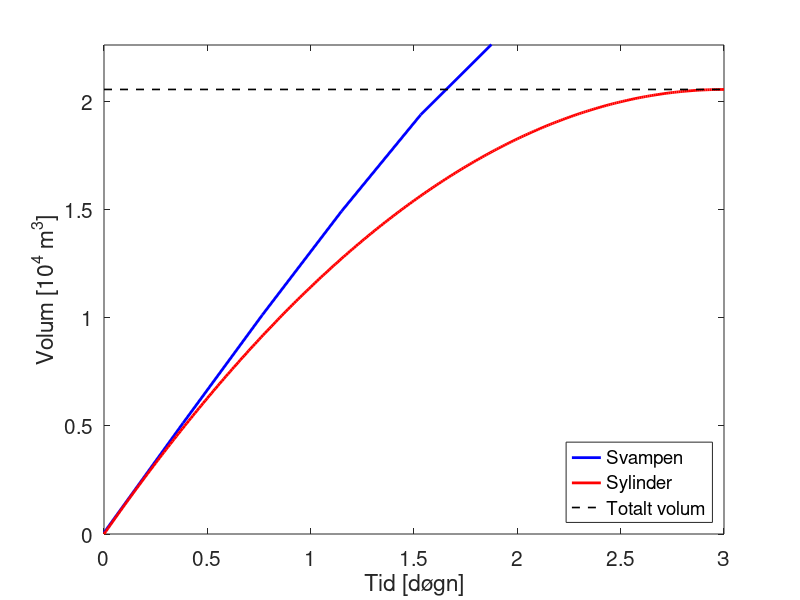

This chart was generated by the following MATLAB code:
% Skript som reknar ut vassforbruket som funksjon av tid for ein
% tank som blir tømd. 
% Profilen til tanken er gitt ved R(x) under.
% Vi tar utgongspunkt i Torrichellis lov, V'(t) = -k sqrt(h), for
% å bestemme høgda som funksjona av tid, som vi i sin tur brukar
% til å bestemme volumet av det som har runne ut ved integrasjon.

% Startkrav:
t0=0;
tf=1.9160;
h0=60;
t=t0; h=h0; Volum=0;

% Parametrar
Vtot=2.0547e+04;
% Konstanten k:
k=2*Vtot/(3*sqrt(h0));

% Profil-funksjon
R=@(x) 5+4/(1+exp((35-x)/1.5))*(sqrt(x)-sqrt(30))^2;
% Høgresida i differensaillikninga h'=F(h)
F=@(x) -k*sqrt(x)/(pi*R(x)^2);

% Oppdeling i Eulers-metode og Riemann-integrasjon
N=input('Oppdelinga: ');
dt=(tf-t0)/N;

% Vektorar til plotting
tVektor=t0:dt:tf;
hVektor=zeros(1,N+1); hVektor(1)=h0;
VolumVektor=zeros(1,N+1); VolumVektor(1)=h0;

for n=1:N
  h=h+F(h)*dt;                  % Eulers meotde
  hVektor(n+1)=h;
  Volum=Volum+k*sqrt(h)*dt;     % Oppdaterar volum ved eit Riemann-integral
  VolumVektor(n+1)=Volum;
end

% Plottar resultatet
plot(tVektor,real(VolumVektor)/1e4,'b-','linewidth',2)


% Plottar tilsvarende funksjon for sylindertårnet
H=60;                           % Høgde
% Funksjon for vasshøgda i sylindertårn
SylFunk=@(t) (sqrt(H)-k*H/2/Vtot*t).^2;
xx=0:1e-2:3;                    % Tids-vektor
hold on
% Volum: Høgd gange grunnflate, grunnflata er totalvolum delt å høgda
plot(xx,(Vtot-SylFunk(xx)*Vtot/H)/1e4,'r-','linewidth',2)

% Linje som markerar totalvolumet
plot([0 3], [Vtot Vtot]/1e4, 'k--','linewidth',1.2)
% Forklarar grafane
legend('Svampen','Sylinder','Totalt volum','location','southeast')
% Tekst på aksane
xlabel('Tid [døgn]'); ylabel('Volum [10^4 m^3]')
% Justerar aksane
axis([0 3 0 1.1*Vtot/1e4])
% Justerar skriftstorleiken
set(gca,'fontsize',15)
hold off

